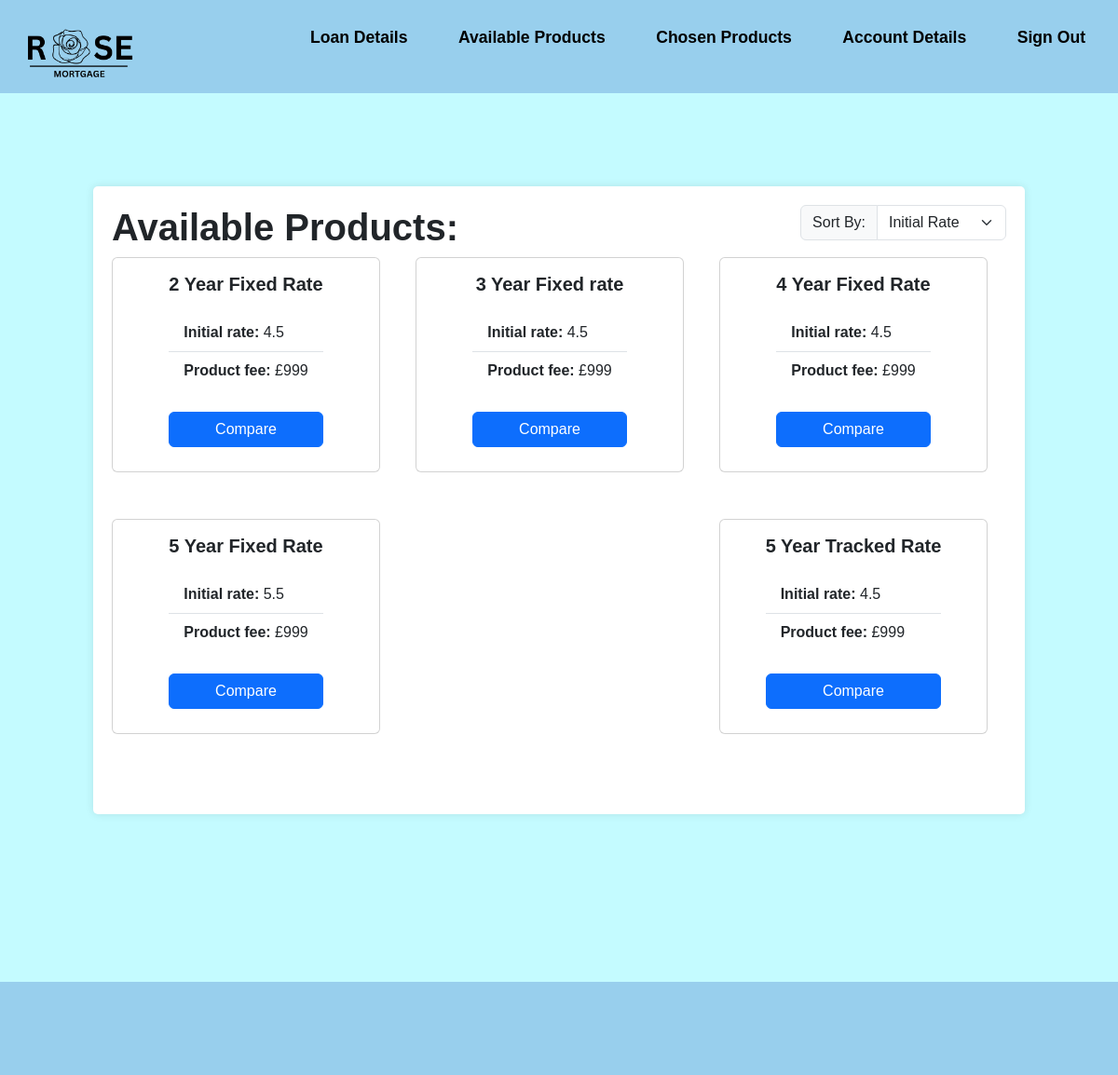
/MemberViewProducts.php (signed in), run on an earlier commit of the app's database.
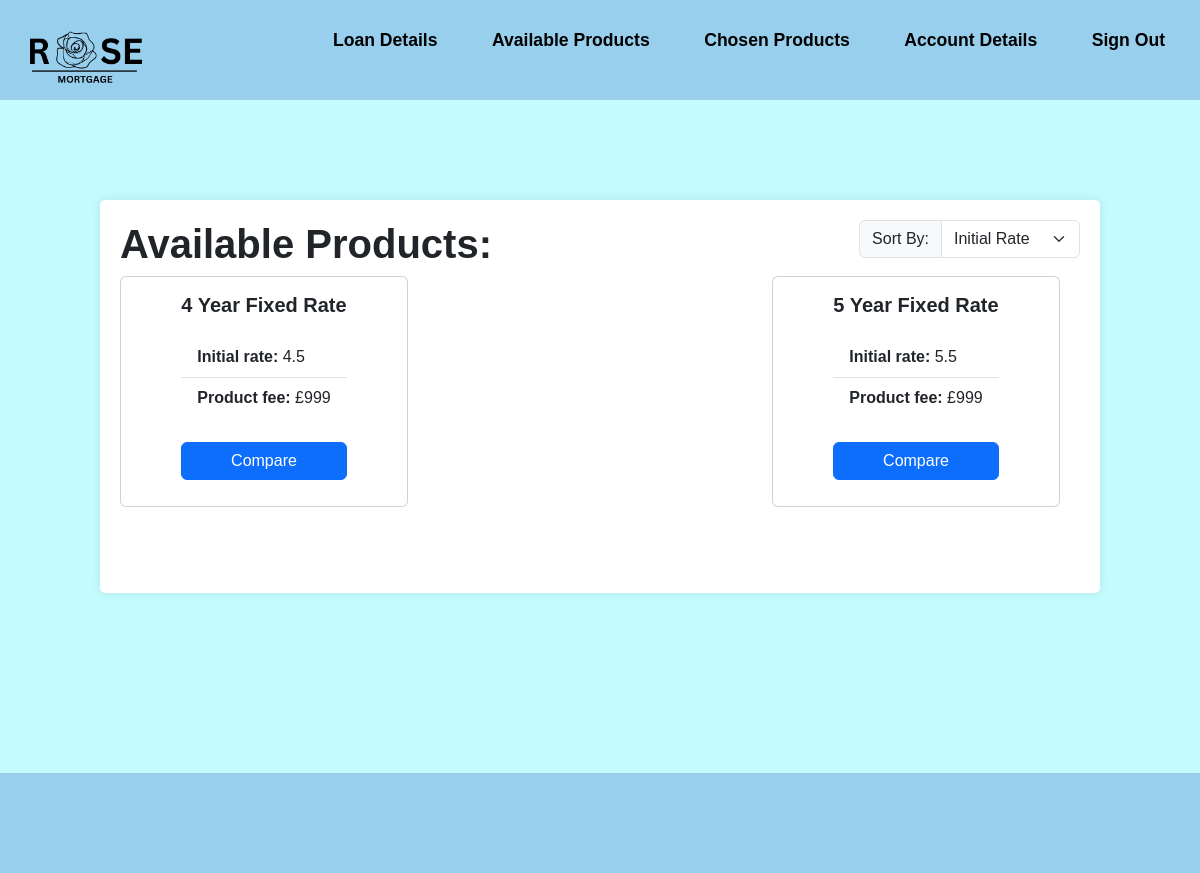
And on a later commit of the database.
### tables this page shows
CREATE TABLE "Quote" (
	"Quote_ID"	INTEGER NOT NULL,
	"Product_ID"	INTEGER NOT NULL,
	"RegisteredUser_ID"	INTEGER NOT NULL,
	"product_starred"	INTEGER NOT NULL,
	FOREIGN KEY("Quote_ID") REFERENCES "Quote"("Quote_ID"),
	FOREIGN KEY("RegisteredUser_ID") REFERENCES "RegisteredUser"("RegisteredUser_ID"),
	FOREIGN KEY("Product_ID") REFERENCES "Product"("Product_ID"),
	PRIMARY KEY("Quote_ID" AUTOINCREMENT)
);

CREATE TABLE "Product" (
	"Product_ID"	INTEGER NOT NULL,
	"Broker_ID"	INTEGER NOT NULL,
	"YearRate"	INTEGER NOT NULL,
	"ProductType"	TEXT NOT NULL,
	"expected_income"	INTEGER NOT NULL,
	"expected_credit_score"	INTEGER NOT NULL,
	"initial_interest_rate"	REAL NOT NULL,
	"ProductFee"	INTEGER NOT NULL,
	"ltv_ratio"	REAL NOT NULL,
	"aDraft"	INTEGER NOT NULL,
	PRIMARY KEY("Product_ID" AUTOINCREMENT),
	FOREIGN KEY("Broker_ID") REFERENCES "Broker"("Broker_ID")
);

### MemberViewProducts.php (the view, shortened to what this page needs)
<?php
include 'connection.php';
$RegisteredUser_ID = $_SESSION['RegisteredUser_ID'];
$sql = "SELECT *
        FROM Product
        LEFT JOIN financialdetails ON (financialdetails.RegisteredUser_ID = Product.Broker_ID)
        LEFT JOIN RegisteredUser ON (RegisteredUser.RegisteredUser_ID = financialdetails.RegisteredUser_ID)
        LEFT JOIN Quote ON (Quote.Product_ID = Product.Product_ID)
        WHERE Product.expected_income <= (SELECT annual_income FROM financialdetails WHERE RegisteredUser_ID = $RegisteredUser_ID)
        AND Product.expected_credit_score <= (SELECT credit_score FROM financialdetails WHERE RegisteredUser_ID = $RegisteredUser_ID)
        AND Product.ltv_ratio <= (SELECT ltv_ratio FROM financialdetails WHERE RegisteredUser_ID = $RegisteredUser_ID);";
$sortingOption = isset($_GET['sort']) ? $_GET['sort'] : '1';
if($sortingOption == '1'){
    $sql .= "ORDER BY Product.initial_interest_rate DESC";
   } else if ($sortingOption == '2'){
    $sql .= "ORDER BY Product.YearRate DESC";
    }
$statement = $db->query($sql);
?>
<!DOCTYPE html>
<html lang="en">
<head>
  <link rel="stylesheet" href="https://cdn.jsdelivr.net/npm/bootstrap@5.3.2/dist/css/bootstrap.min.css">
  <link rel="stylesheet" href="style.css">
</head>
<body>
<header class="flex-container">
    <a href="MemberViewProducts.php"> <img src="Assets/logo.png" alt="Rose Mortgage"> </a>
    <div>
      <ul class="nav-links">
        <li><a href="Loan-details.php">Loan Details</a></li>
        <li><a href="MemberViewProducts.php">Available Products</a></li>
        <li><a href="MemberChosenProducts.php">Chosen Products</a></li>
        <li><a href="MemberAccountDetails.php">Account Details</a></li>
        <li><a href="home.php">Sign Out</a></li>
      </ul>
    </div>
  </header>
<div class="largecontainer">
    <div class="flex-container">
        <div><h1><b>Available Products:</b></h1></div>
        <div>
            <div class="input-group mb-3">
                <label class="input-group-text" for="sorting">Sort By:</label>
                <select class="form-select" id="sorting" onchange="sortProducts()">
                    <option value="1" <?php echo($sortingOption == '1')? 'selected' : ''?>>Initial Rate</option>
                </select>
            </div>
        </div>
    </div>
    <div class="flex-table">
        <?php
        while ($row = $statement->fetch(PDO::FETCH_ASSOC)) {
        ?>
        <div class="card" style="width: 18rem; margin-bottom: 50px;">
            <div class="card-body">
                <h5 class="card-title"><b><?php echo $row["YearRate"] . " Year " . $row["ProductType"]; ?></b></h5>
                <ul class="list-group list-group-flush">
                    <li class="list-group-item"><b>Initial rate: </b><?php echo $row["initial_interest_rate"]; ?></li>
                    <li class="list-group-item"><b>Product fee: </b><?php echo $row["ProductFee"]; ?></li>
                </ul>
                <br>
                <form method="post" action="">
                    <button type="submit" name="compare" class="btn btn-primary">Compare</button>
                </form>
            </div>
        </div>
        <?php
        }
        ?>
    </div>
</div>
<footer>
</footer>
</body>
</html>

### style.css (style rules this page uses)
* { margin: 0; padding: 0; text-decoration: none; font-family: Arial, Helvetica, sans-serif; box-sizing: border-box; list-style: none; }
a { color: #000; text-decoration: none; }
header { background-color: #98CFED; padding: 10px; color: black; height: 100px; width: 100%; top: 0; display: flex; justify-content: flex-start; align-items: center; z-index: 1000; }
.nav-links li { display: inline-block; position: relative; margin: 0 25px; }
.nav-links li a { font-weight: bold; font-size: 1.1rem; text-decoration: none; color: black; }
.nav-links li::after { content: ''; width: 0%; height: 2px; background: #000; display: block; margin: auto; position: absolute; top: 100%; left: 50%; transform: translate(-50%); transition: 0.7s; }
header img { width: 150px; height: auto; }
body { background-color: #c4fbff; display: flex; flex-direction: column; min-height: 100vh; }
input[type="number"], button { width: 100%; padding: 10px; margin-bottom: 10px; border-radius: 3px; border: 1px solid #ccc; }
button { background-color: #007BFF; color: #fff; cursor: pointer; }
.card { height: 100%; display: flex; justify-content: center; align-items: center; }
.card-body { height: 100%; display: flex; flex-direction: column; }
.card-title { margin-bottom: 20px; text-align: center; }
ul { flex: 1; margin-bottom: 20px; }
ul li { list-style-type: disc; }
.largecontainer { width: 1000px; margin: 100px auto 80px; padding: 20px; background-color: #fff; border-radius: 5px; box-shadow: 0 0 10px rgba(0, 0, 0, 0.1); }
.flex-container { display: flex; flex-direction: row; justify-content:space-between; }
.flex-table { display:flex; flex-direction: row; flex-wrap: wrap; align-content: flex-start; justify-content: space-between; margin-right: 20px; margin-bottom: 1em; }
label { display: block; font-weight: bold; }
.input-group { margin-bottom: 20px; }
footer { background-color: #98CFED; padding: 10px; color: black; height: 100px; width: 100%; bottom: 0; z-index: 1000; margin-top: 100px; }

What changed in the data, as far as the page shows it:
no longer on this page (row edited): quote: Product_ID.YearRate "2", Product_ID.ProductType "Fixed Rate", Product_ID.initial_interest_rate "4.5", Product_ID.ProductFee "£999"
no longer on this page (row edited): quote: Product_ID.YearRate "3", Product_ID.ProductType "Fixed rate", Product_ID.initial_interest_rate "4.5", Product_ID.ProductFee "£999"
removed quote: Product_ID.YearRate "5", Product_ID.ProductType "Tracked Rate", Product_ID.initial_interest_rate "4.5", Product_ID.ProductFee "£999"
